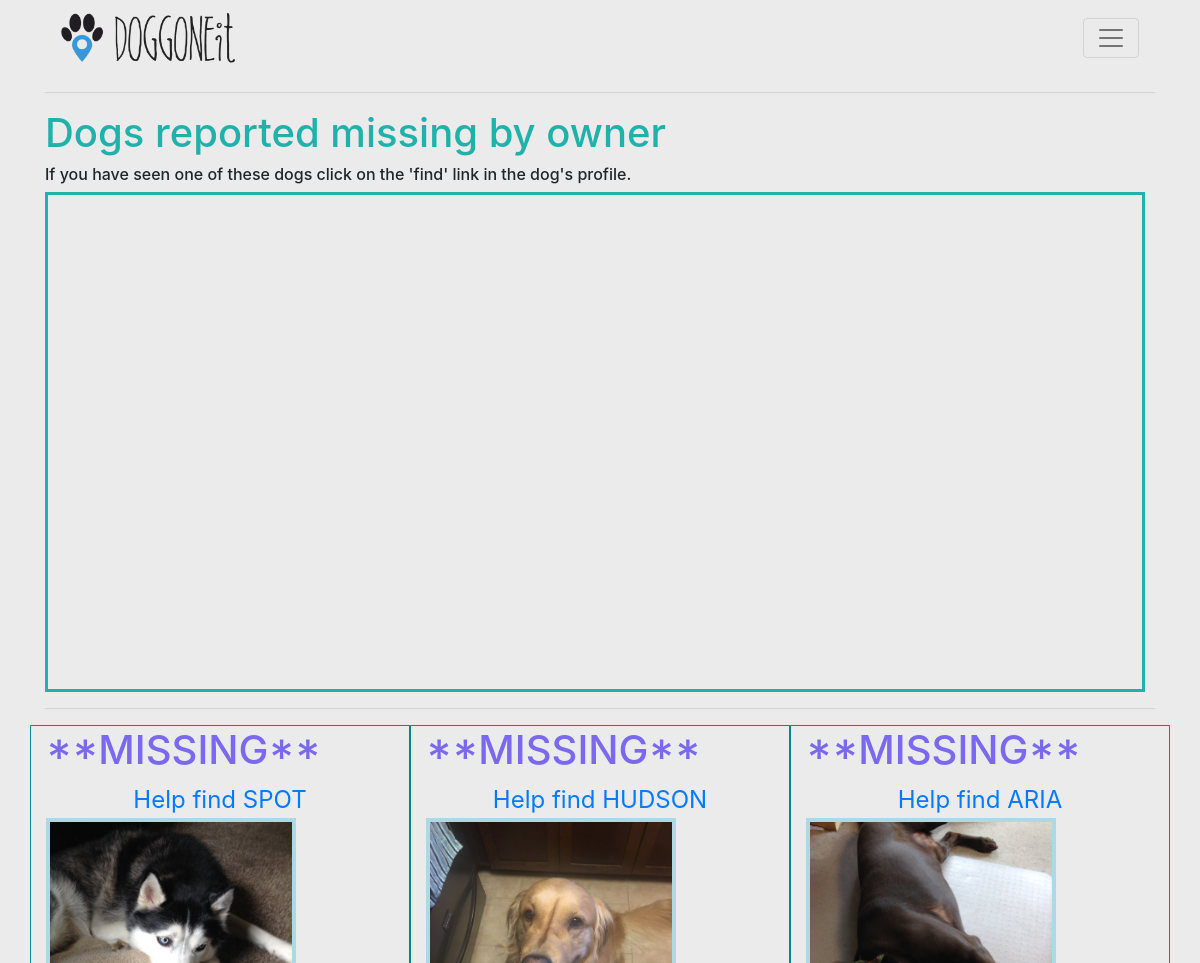
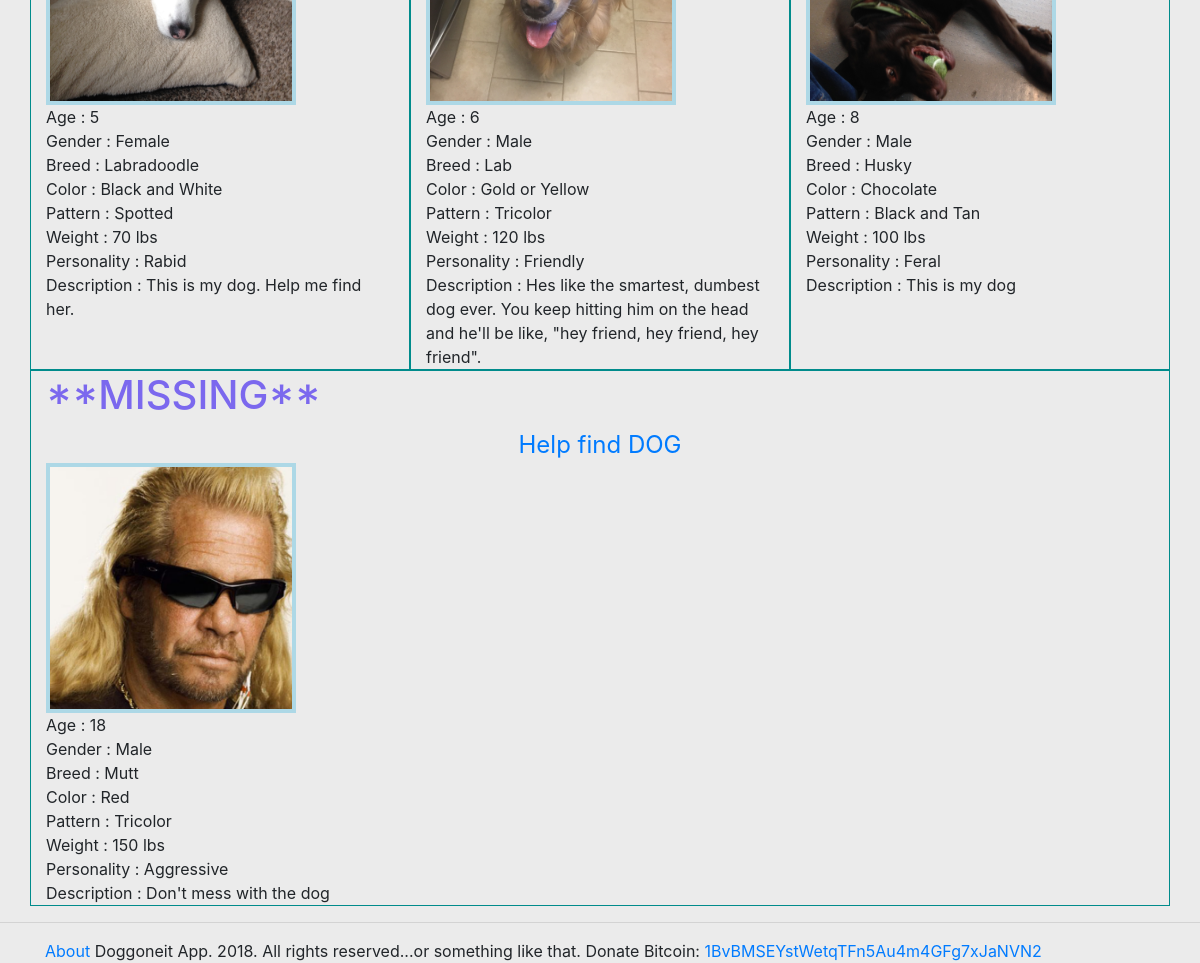
The app's page /dogmap/, older data (2 pictures, top to bottom).
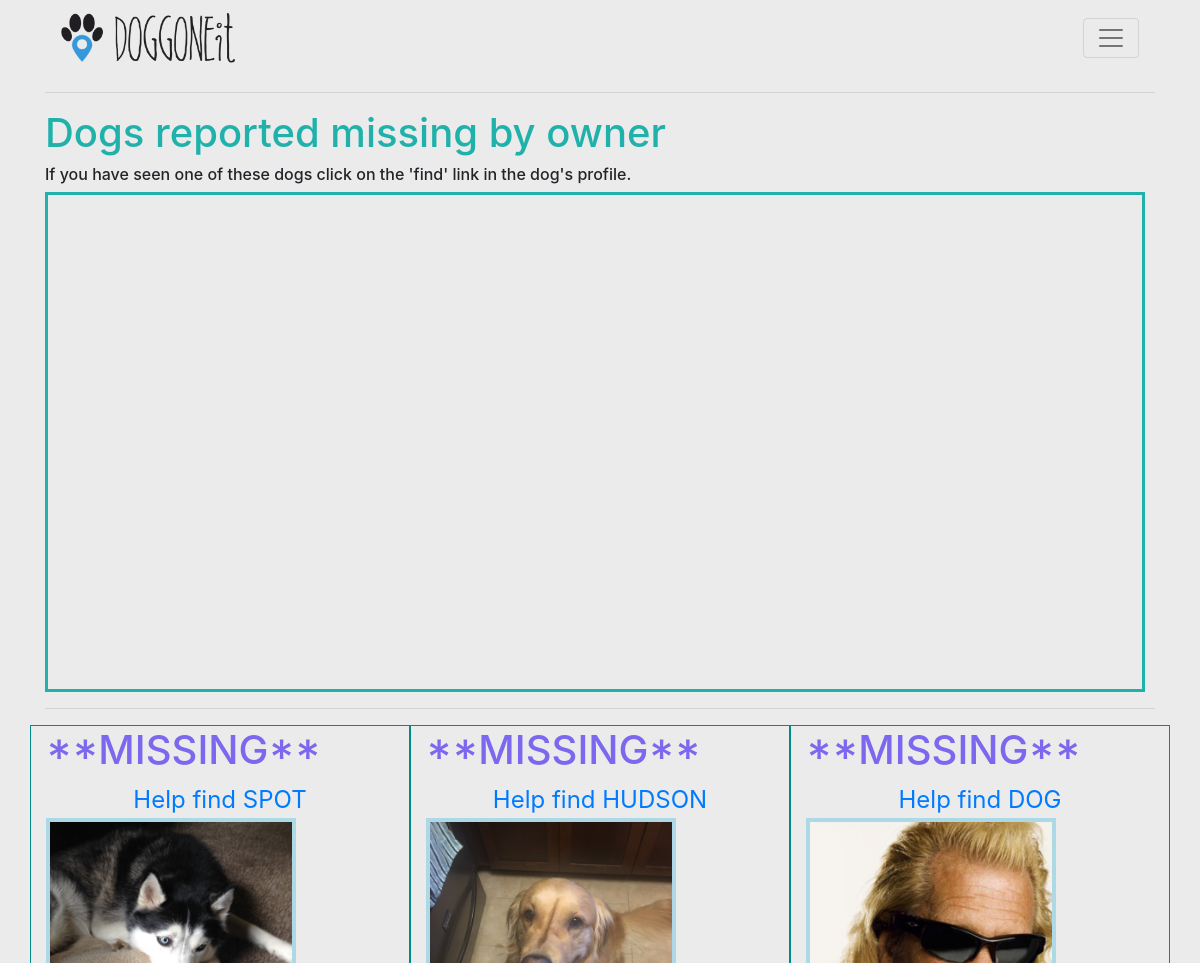
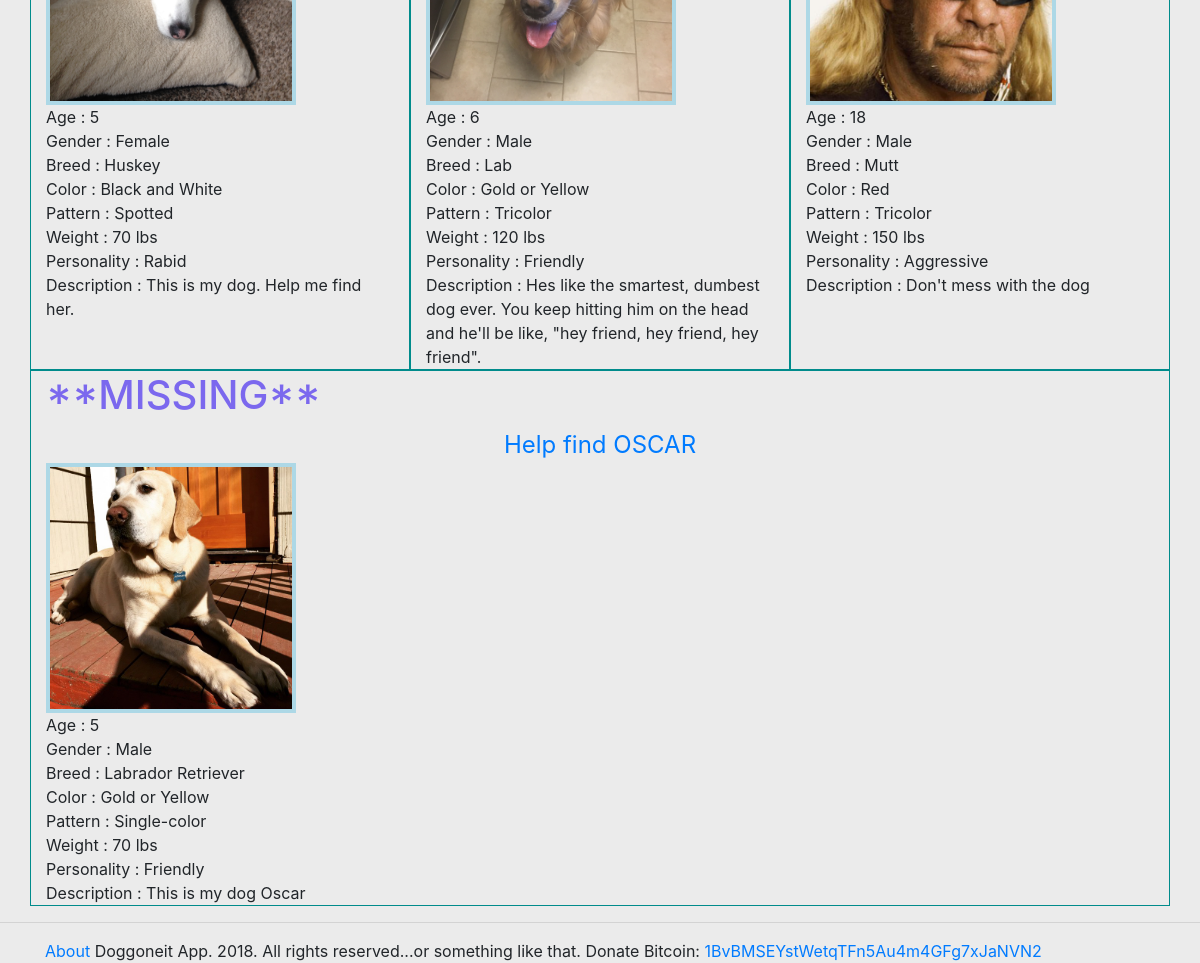
The same page, newer data (2 pictures, top to bottom).
### doggonnitapp/models.py (models this page shows, shortened)
class DogProfile(models.Model):
    name = models.CharField(max_length=50)
    age = models.PositiveSmallIntegerField(validators=[MinValueValidator(0), MaxValueValidator(20)])
    sex = models.CharField(max_length=6)
    breed = models.CharField(max_length=50)
    color = models.CharField(max_length=25)
    pattern = models.CharField(max_length=25)
    weight = models.PositiveSmallIntegerField(validators=[MinValueValidator(1), MaxValueValidator(250)])
    personality = models.CharField(max_length=25)
    dog_is_lost = models.BooleanField(default=False)
    dog_image = models.ImageField()
    description = models.TextField(default='')
    user = models.ForeignKey(User, on_delete=models.CASCADE)
    missing_since = models.DateTimeField(default=None, null=True)

### doggonnitapp/views.py (the view)
# urls.py: url(r'^dogmap/$', views.dogmap, name='dogmap'),
def dogmap(request):
    dogs = DogProfile.objects.filter(dog_is_lost=True)
    coordinates = []
    for dog in dogs:
        profile = get_object_or_404(UserProfile, user=dog.user)
        coordinates.append({
            'lat': profile.latitude,
            'lng': profile.longitude,
            'image': dog.dog_image.url
        })
    print(coordinates)
    context = {
        'dogs': dogs,
        'coordinates':coordinates,
        'mapbox_api_key': secret.mapbox_api_key
    }
    return render(request, 'doggonnitapp/dogmap.html', context)

### doggonnitapp/templates/doggonnitapp/dogmap.html (shortened to what this page needs)
{% extends 'doggonnitapp/base.html' %}
{% block content %}
    <div class="container">
        <h1>Dogs reported missing by owner</h1>
        <h6>If you have seen one of these dogs click on the 'find' link in the dog's profile.</h6>
        <div id='map' style='width: 1100px; height: 500px;'></div>
        <hr/>
        <div class="profile_container row">
            {% for dog in dogs%}
                <div class="dogs col">
                    <h1 class="missing">**MISSING**</h1>
                    <div class="row">
                    <a id="dog_name" href="{% url 'doggonnitapp:dog_profile' dog.id %}" class="col text-center">Help find {{dog.name.upper}}</a></div>
                    <div class="dog_img" style="background: url({{MEDIA_URL}}{{ dog.dog_image }}) 50% 50% no-repeat; width:250px; height:250px; background-size: cover"></div>
                    <div class="info_container">
                        <div> Age : {{dog.age}} </div>
                        <div> Gender : {{dog.sex}} </div>
                        <div> Breed : {{dog.breed}} </div>
                        <div> Color : {{dog.color}} </div>
                        <div> Pattern : {{dog.pattern}} </div>
                        <div> Weight : {{dog.weight}} lbs </div>
                        <div> Personality : {{dog.personality}} </div>
                        <div> Description : {{dog.description}} </div>
                    </div>
                </div>
            {% endfor %}
        </div>
    </div>
{% endblock %}

### doggonnitapp/templates/doggonnitapp/base.html (shortened to what this page needs)
{% load static %}
<head>
    <link href='https://api.tiles.mapbox.com/mapbox-gl-js/v0.42.2/mapbox-gl.css' rel='stylesheet'/>
    <link rel="stylesheet" href="https://maxcdn.bootstrapcdn.com/bootstrap/4.0.0-beta.2/css/bootstrap.min.css"
>
    <link rel="stylesheet" href="{% static 'doggonnitapp/style.css' %}"/>
</head>
<div class="container">
    <nav class="navbar navbar-toggleable-md navbar-light bg-faded">
        <a class="navbar-brand" href="{% url 'doggonnitapp:dogmap' %}"><img src="{% static 'doggonnitapp/doggoneit_dp_v2.png' %}" height="50"
                                              id="site_logo"/></a>
        <button class="navbar-toggler navbar-toggler-right" type="button" data-toggle="collapse"
                data-target="#navbarNav" aria-controls="navbarNav" aria-expanded="false" aria-label="Toggle navigation">
            <span class="navbar-toggler-icon"></span>
        </button>
    </nav>
    <hr/>
</div>
{% block content %}
{% endblock %}
<hr/>
<div class="container">
    <a href="{% url 'doggonnitapp:about' %}">About</a>
    Doggoneit App. 2018. All rights reserved...or something like that.
    Donate Bitcoin: <a href="{% static 'doggonnitapp/qr.png' %}" target="_blank">1BvBMSEYstWetqTFn5Au4m4GFg7xJaNVN2</a>
</div>

### doggonnitapp/static/doggonnitapp/style.css (style rules this page uses)
.dog_img { width: 250px; height: 250px; border: 4px solid lightblue; }
#map { border: 3px solid lightseagreen; height: 500px; width: 1100px; }
h1 { color:lightseagreen; }

### doggonnitapp/templates/doggonnitapp/dogmap.html (style rules this page uses)
.profile_container { display: flex; justify-content: space-between; }
#dog_name { font-size: 24px; }
#map { border: 3px solid lightseagreen; }
.dogs { border: 1px solid darkcyan; }
.missing { color: mediumslateblue; }

Row changes from the older to the newer data that the page shows:
no longer on this page (row edited): DogProfile: name "ARIA", dog_image (picture), age "8", sex "Male", breed "Husky", color "Chocolate", pattern "Black and Tan", weight "100", personality "Feral", description "This is my dog"
changed DogProfile "SPOT": breed "Labradoodle" → "Huskey"
added DogProfile: name "OSCAR", dog_image (picture), age "5", sex "Male", breed "Labrador Retriever", color "Gold or Yellow", pattern "Single-color", weight "70", personality "Friendly", description "This is my dog Oscar"
